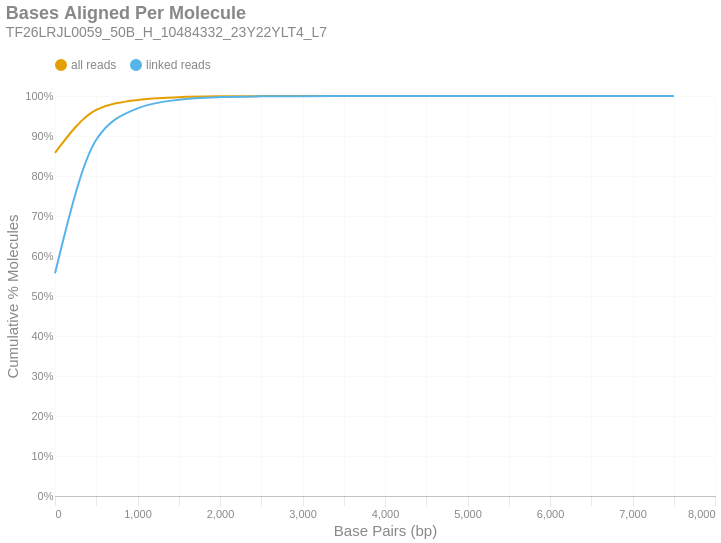

Notebook code for this chart:
### Markdown cell above
### Bases Aligned Per Molecule
This is a cumulative frequency distribution showing the number of base pairs aligned per unique molecule. These data are shown in 500 bp bins. There are two distributions: one with `all reads` (yellow) and another with only `linked reads` (blue). The percent of molecules in the `linked reads` distribution is relative to the total number of linked molecules.

### Code cell
if SKIPLR:
    print_html(f"Skipped")
else:
    binned_df = consolidated_hist(valids['aligned_bp'], mask, 500, True)
    with SafeRender(binned_df):
        (
            density_plot(binned_df, 'Bases Aligned Per Molecule', samplename, 'basesper')
            .encode(
                x=alt.X('bin:Q', title="Base Pairs (bp)").axis(tickMinStep=500).scale(padding=0),
                y=alt.Y('value:Q', title='Cumulative % Molecules')
                    .axis(format='%')
                    .scale(domain = [0,1])
                    .stack(False),
                color=alt.Color("key:N").scale(domain = ["all reads", "linked reads"]),
                tooltip = [
                    alt.Tooltip("key:N", title = "Data Type"),
                    alt.Tooltip("range_label:N", title="Bases Aligned Per Molecule"),
                    alt.Tooltip("value:Q", format = ".2%", title="% Molecules (Cum.)")
                ]
            )
        ).display()

### Figure 1 — Vega-Lite specification as saved in the notebook (floating-point values rounded to 4 significant figures)
{"width": "container", "height": 400, "config": {"title": {"anchor": "start", "dy": -15, "fontSize": 18, "color": "#888888", "subtitleColor": "#888888", "subtitleFontSize": 14}, "arc": {"fill": "#0072B2"}, "axis": {"domainColor": "#888888", "domainWidth": 0.5, "gridWidth": 0.2, "grid": false, "titleFontWeight": 400, "titleFontSize": 15, "labelFontSize": 11, "labelColor": "#888888", "tickColor": "#888888", "tickWidth": 0.2, "titleColor": "#888888"}, "axisBand": {"grid": false}, "axisX": {"grid": true, "tickSize": 10, "domainCap": "round"}, "axisY": {"domain": false, "grid": true, "tickSize": 0, "domainCap": "round"}, "background": "transparent", "header": {"labelFontSize": 15, "labelColor": "#888888", "titleFontSize": 15, "titleFontWeight": 600, "titleColor": "#888888"}, "legend": {"labelFont": "sans-serif", "labelFontSize": 12, "labelColor": "#888888", "symbolSize": 100, "symbolType": "circle", "titleFontSize": 12, "titlePadding": 10, "titleColor": "#888888", "title": null, "orient": "top"}, "range": {"category": ["#E69F00", "#56B4E9", "#009E73", "#F0E442", "#0072B2", "#D55E00", "#CC79A7", "#000000"], "diverging": ["#cfe8f3", "#a2d4ec", "#73bfe2", "#46abdb", "#1696d2", "#12719e"]}, "area": {"fill": "#0072B2", "fillOpacity": 0.7, "line": true, "strokeOpacity": 0.7}, "line": {"color": "#0072B2", "stroke": "#0072B2", "strokeWidth": 2}, "trail": {"color": "#0072B2", "stroke": "#0072B2", "strokeWidth": 0, "size": 1}, "point": {"filled": true, "fillOpacity": 1.0, "size": 95}, "text": {"color": "#888888", "fontSize": 11, "align": "right", "fontWeight": 400, "size": 11}, "bar": {"fill": "#0072B2", "stroke": null}, "view": {"stroke": null, "continuousWidth": 660, "continuousHeight": 400}}, "data": {"name": "data-14049f8816e70b8730167d5a047e8c51"}, "mark": {"type": "line", "interpolate": "monotone", "point": {"opacity": 0, "size": 275}}, "encoding": {"color": {"field": "key", "scale": {"domain": ["all reads", "linked reads"]}, "type": "nominal"}, "tooltip": [{"field": "key", "title": "Data Type", "type": "nominal"}, {"field": "range_label", "title": "Bases Aligned Per Molecule", "type": "nominal"}, {"field": "value", "format": ".2%", "title": "% Molecules (Cum.)", "type": "quantitative"}], "x": {"axis": {"tickMinStep": 500}, "field": "bin", "scale": {"padding": 0}, "title": "Base Pairs (bp)", "type": "quantitative"}, "y": {"axis": {"format": "%"}, "field": "value", "scale": {"domain": [0, 1]}, "stack": false, "title": "Cumulative % Molecules", "type": "quantitative"}}, "params": [{"name": "param_c36ac31b6afebe62", "select": {"type": "point", "fields": ["key"]}, "bind": "legend"}], "title": {"text": "Bases Aligned Per Molecule", "subtitle": "TF26LRJL0059_50B_H_10484332_23Y22YLT4_L7"}, "transform": [{"fold": ["all reads (cumsum)", "linked reads (cumsum)"]}, {"calculate": "replace(datum.key, ' (cumsum)', '')", "as": "key"}, {"filter": {"param": "param_c36ac31b6afebe62"}}], "usermeta": {"embedOptions": {"downloadFileName": "TF26LRJL0059_50B_H_10484332_23Y22YLT4_L7.basesper"}}, "$schema": "https://vega.github.io/schema/vega-lite/v6.4.1.json", "datasets": {"data-14049f8816e70b8730167d5a047e8c51": [{"bin": "0.0", "interval": "0.0-500.0", "all reads": 0.8579, "linked reads": 0.5566, "all reads (cumsum)": 0.8579, "linked reads (cumsum)": 0.5566, "range_label": "0-499"}, {"bin": "500.0", "interval": "500.0-1000.0", "all reads": 0.1074, "linked reads": 0.3342, "all reads (cumsum)": 0.9653, "linked reads (cumsum)": 0.8908, "range_label": "500-999"}, {"bin": "1000.0", "interval": "1000.0-1500.0", "all reads": 0.02491, "linked reads": 0.07838, "all reads (cumsum)": 0.9902, "linked reads (cumsum)": 0.9691, "range_label": "1000-1499"}, {"bin": "1500.0", "interval": "1500.0-2000.0", "all reads": 0.006807, "linked reads": 0.02151, "all reads (cumsum)": 0.997, "linked reads (cumsum)": 0.9907, "range_label": "1500-1999"}, {"bin": "2000.0", "interval": "2000.0-2500.0", "all reads": 0.002089, "linked reads": 0.00661, "all reads (cumsum)": 0.9991, "linked reads (cumsum)": 0.9973, "range_label": "2000-2499"}, {"bin": "2500.0", "interval": "2500.0-3000.0", "all reads": 0.0005747, "linked reads": 0.00182, "all reads (cumsum)": 0.9997, "linked reads (cumsum)": 0.9991, "range_label": "2500-2999"}, {"bin": "3000.0", "interval": "3000.0-3500.0", "all reads": 0.0001853, "linked reads": 0.0005869, "all reads (cumsum)": 0.9999, "linked reads (cumsum)": 0.9997, "range_label": "3000-3499"}, {"bin": "3500.0", "interval": "3500.0-4000.0", "all reads": 6.582e-05, "linked reads": 0.0002085, "all reads (cumsum)": 1.0, "linked reads (cumsum)": 0.9999, "range_label": "3500-3999"}, {"bin": "4000.0", "interval": "4000.0-4500.0", "all reads": 2.633e-05, "linked reads": 8.339e-05, "all reads (cumsum)": 1.0, "linked reads (cumsum)": 1.0, "range_label": "4000-4499"}, {"bin": "4500.0", "interval": "4500.0-5000.0", "all reads": 7.854e-06, "linked reads": 2.488e-05, "all reads (cumsum)": 1.0, "linked reads (cumsum)": 1.0, "range_label": "4500-4999"}, {"bin": "5000.0", "interval": "5000.0-5500.0", "all reads": 2.766e-06, "linked reads": 8.759e-06, "all reads (cumsum)": 1.0, "linked reads (cumsum)": 1.0, "range_label": "5000-5499"}, {"bin": "5500.0", "interval": "5500.0-6000.0", "all reads": 1.217e-06, "linked reads": 3.854e-06, "all reads (cumsum)": 1.0, "linked reads (cumsum)": 1.0, "range_label": "5500-5999"}, {"bin": "6000.0", "interval": "6000.0-6500.0", "all reads": 4.425e-07, "linked reads": 1.401e-06, "all reads (cumsum)": 1.0, "linked reads (cumsum)": 1.0, "range_label": "6000-6499"}, {"bin": "6500.0", "interval": "6500.0-7000.0", "all reads": 0.0, "linked reads": 0.0, "all reads (cumsum)": 1.0, "linked reads (cumsum)": 1.0, "range_label": "6500-6999"}, {"bin": "7000.0", "interval": "7000.0-7500.0", "all reads": 0.0, "linked reads": 0.0, "all reads (cumsum)": 1.0, "linked reads (cumsum)": 1.0, "range_label": "7000-7499"}, {"bin": "7500.0", "interval": "7500.0-8000.0", "all reads": 1.106e-07, "linked reads": 0.0, "all reads (cumsum)": 1.0, "linked reads (cumsum)": 1.0, "range_label": "7500-7999"}]}}
